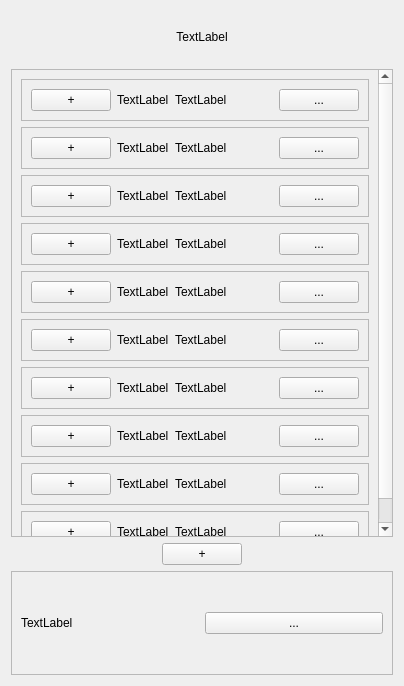
<?xml version="1.0" encoding="UTF-8"?>
<ui version="4.0">
 <class>Form</class>
 <widget class="QWidget" name="Form">
  <property name="geometry">
   <rect>
    <x>0</x>
    <y>0</y>
    <width>404</width>
    <height>686</height>
   </rect>
  </property>
  <property name="windowTitle">
   <string>Form</string>
  </property>
  <layout class="QVBoxLayout" name="verticalLayout" stretch="1,9,1,2">
   <item>
    <layout class="QHBoxLayout" name="containerTitle">
     <item>
      <widget class="QLabel" name="labelTitleCard">
       <property name="text">
        <string>TextLabel</string>
       </property>
       <property name="alignment">
        <set>Qt::AlignCenter</set>
       </property>
      </widget>
     </item>
    </layout>
   </item>
   <item>
    <widget class="QScrollArea" name="scrollAreaRooms">
     <property name="widgetResizable">
      <bool>true</bool>
     </property>
     <widget class="QWidget" name="scrollAreaWidgetContents_2">
      <property name="geometry">
       <rect>
        <x>0</x>
        <y>0</y>
        <width>367</width>
        <height>542</height>
       </rect>
      </property>
      <layout class="QVBoxLayout" name="verticalLayout_2">
       <item>
        <widget class="QFrame" name="frameRoom_3">
         <property name="frameShape">
          <enum>QFrame::StyledPanel</enum>
         </property>
         <property name="frameShadow">
          <enum>QFrame::Raised</enum>
         </property>
         <layout class="QHBoxLayout" name="horizontalLayout_4">
          <item>
           <widget class="QPushButton" name="btnAddBed_3">
            <property name="text">
             <string>+</string>
            </property>
           </widget>
          </item>
          <item>
           <widget class="QLabel" name="labelRoomName_3">
            <property name="text">
             <string>TextLabel</string>
            </property>
           </widget>
          </item>
          <item>
           <layout class="QVBoxLayout" name="vBoxVolSameRoom_3">
            <item>
             <layout class="QHBoxLayout" name="hBoxNameVolBtnMenu_3" stretch="1,0">
              <item>
               <widget class="QLabel" name="labelNameVol_3">
                <property name="text">
                 <string>TextLabel</string>
                </property>
               </widget>
              </item>
              <item>
               <widget class="QPushButton" name="btnMenu_3">
                <property name="text">
                 <string>...</string>
                </property>
               </widget>
              </item>
             </layout>
            </item>
           </layout>
          </item>
         </layout>
        </widget>
       </item>
       <item>
        <widget class="QFrame" name="frameRoom_9">
         <property name="frameShape">
          <enum>QFrame::StyledPanel</enum>
         </property>
         <property name="frameShadow">
          <enum>QFrame::Raised</enum>
         </property>
         <layout class="QHBoxLayout" name="horizontalLayout_10">
          <item>
           <widget class="QPushButton" name="btnAddBed_9">
            <property name="text">
             <string>+</string>
            </property>
           </widget>
          </item>
          <item>
           <widget class="QLabel" name="labelRoomName_9">
            <property name="text">
             <string>TextLabel</string>
            </property>
           </widget>
          </item>
          <item>
           <layout class="QVBoxLayout" name="vBoxVolSameRoom_9">
            <item>
             <layout class="QHBoxLayout" name="hBoxNameVolBtnMenu_9" stretch="1,0">
              <item>
               <widget class="QLabel" name="labelNameVol_9">
                <property name="text">
                 <string>TextLabel</string>
                </property>
               </widget>
              </item>
              <item>
               <widget class="QPushButton" name="btnMenu_9">
                <property name="text">
                 <string>...</string>
                </property>
               </widget>
              </item>
             </layout>
            </item>
           </layout>
          </item>
         </layout>
        </widget>
       </item>
       <item>
        <widget class="QFrame" name="frameRoom_2">
         <property name="frameShape">
          <enum>QFrame::StyledPanel</enum>
         </property>
         <property name="frameShadow">
          <enum>QFrame::Raised</enum>
         </property>
         <layout class="QHBoxLayout" name="horizontalLayout_3">
          <item>
           <widget class="QPushButton" name="btnAddBed_2">
            <property name="text">
             <string>+</string>
            </property>
           </widget>
          </item>
          <item>
           <widget class="QLabel" name="labelRoomName_2">
            <property name="text">
             <string>TextLabel</string>
            </property>
           </widget>
          </item>
          <item>
           <layout class="QVBoxLayout" name="vBoxVolSameRoom_2">
            <item>
             <layout class="QHBoxLayout" name="hBoxNameVolBtnMenu_2" stretch="1,0">
              <item>
               <widget class="QLabel" name="labelNameVol_2">
                <property name="text">
                 <string>TextLabel</string>
                </property>
               </widget>
              </item>
              <item>
               <widget class="QPushButton" name="btnMenu_2">
                <property name="text">
                 <string>...</string>
                </property>
               </widget>
              </item>
             </layout>
            </item>
           </layout>
          </item>
         </layout>
        </widget>
       </item>
       <item>
        <widget class="QFrame" name="frameRoom_4">
         <property name="frameShape">
          <enum>QFrame::StyledPanel</enum>
         </property>
         <property name="frameShadow">
          <enum>QFrame::Raised</enum>
         </property>
         <layout class="QHBoxLayout" name="horizontalLayout_5">
          <item>
           <widget class="QPushButton" name="btnAddBed_4">
            <property name="text">
             <string>+</string>
            </property>
           </widget>
          </item>
          <item>
           <widget class="QLabel" name="labelRoomName_4">
            <property name="text">
             <string>TextLabel</string>
            </property>
           </widget>
          </item>
          <item>
           <layout class="QVBoxLayout" name="vBoxVolSameRoom_4">
            <item>
             <layout class="QHBoxLayout" name="hBoxNameVolBtnMenu_4" stretch="1,0">
              <item>
               <widget class="QLabel" name="labelNameVol_4">
                <property name="text">
                 <string>TextLabel</string>
                </property>
               </widget>
              </item>
              <item>
               <widget class="QPushButton" name="btnMenu_4">
                <property name="text">
                 <string>...</string>
                </property>
               </widget>
              </item>
             </layout>
            </item>
           </layout>
          </item>
         </layout>
        </widget>
       </item>
       <item>
        <widget class="QFrame" name="frameRoom_5">
         <property name="frameShape">
          <enum>QFrame::StyledPanel</enum>
         </property>
         <property name="frameShadow">
          <enum>QFrame::Raised</enum>
         </property>
         <layout class="QHBoxLayout" name="horizontalLayout_6">
          <item>
           <widget class="QPushButton" name="btnAddBed_5">
            <property name="text">
             <string>+</string>
            </property>
           </widget>
          </item>
          <item>
           <widget class="QLabel" name="labelRoomName_5">
            <property name="text">
             <string>TextLabel</string>
            </property>
           </widget>
          </item>
          <item>
           <layout class="QVBoxLayout" name="vBoxVolSameRoom_5">
            <item>
             <layout class="QHBoxLayout" name="hBoxNameVolBtnMenu_5" stretch="1,0">
              <item>
               <widget class="QLabel" name="labelNameVol_5">
                <property name="text">
                 <string>TextLabel</string>
                </property>
               </widget>
              </item>
              <item>
               <widget class="QPushButton" name="btnMenu_5">
                <property name="text">
                 <string>...</string>
                </property>
               </widget>
              </item>
             </layout>
            </item>
           </layout>
          </item>
         </layout>
        </widget>
       </item>
       <item>
        <widget class="QFrame" name="frameRoom_6">
         <property name="frameShape">
          <enum>QFrame::StyledPanel</enum>
         </property>
         <property name="frameShadow">
          <enum>QFrame::Raised</enum>
         </property>
         <layout class="QHBoxLayout" name="horizontalLayout_7">
          <item>
           <widget class="QPushButton" name="btnAddBed_6">
            <property name="text">
             <string>+</string>
            </property>
           </widget>
          </item>
          <item>
           <widget class="QLabel" name="labelRoomName_6">
            <property name="text">
             <string>TextLabel</string>
            </property>
           </widget>
          </item>
          <item>
           <layout class="QVBoxLayout" name="vBoxVolSameRoom_6">
            <item>
             <layout class="QHBoxLayout" name="hBoxNameVolBtnMenu_6" stretch="1,0">
              <item>
               <widget class="QLabel" name="labelNameVol_6">
                <property name="text">
                 <string>TextLabel</string>
                </property>
               </widget>
              </item>
              <item>
               <widget class="QPushButton" name="btnMenu_6">
                <property name="text">
                 <string>...</string>
                </property>
               </widget>
              </item>
             </layout>
            </item>
           </layout>
          </item>
         </layout>
        </widget>
       </item>
       <item>
        <widget class="QFrame" name="frameRoom_7">
         <property name="frameShape">
          <enum>QFrame::StyledPanel</enum>
         </property>
         <property name="frameShadow">
          <enum>QFrame::Raised</enum>
         </property>
         <layout class="QHBoxLayout" name="horizontalLayout_8">
          <item>
           <widget class="QPushButton" name="btnAddBed_7">
            <property name="text">
             <string>+</string>
            </property>
           </widget>
          </item>
          <item>
           <widget class="QLabel" name="labelRoomName_7">
            <property name="text">
             <string>TextLabel</string>
            </property>
           </widget>
          </item>
          <item>
           <layout class="QVBoxLayout" name="vBoxVolSameRoom_7">
            <item>
             <layout class="QHBoxLayout" name="hBoxNameVolBtnMenu_7" stretch="1,0">
              <item>
               <widget class="QLabel" name="labelNameVol_7">
                <property name="text">
                 <string>TextLabel</string>
                </property>
               </widget>
              </item>
              <item>
               <widget class="QPushButton" name="btnMenu_7">
                <property name="text">
                 <string>...</string>
                </property>
               </widget>
              </item>
             </layout>
            </item>
           </layout>
          </item>
         </layout>
        </widget>
       </item>
       <item>
        <widget class="QFrame" name="frameRoom_8">
         <property name="frameShape">
          <enum>QFrame::StyledPanel</enum>
         </property>
         <property name="frameShadow">
          <enum>QFrame::Raised</enum>
         </property>
         <layout class="QHBoxLayout" name="horizontalLayout_9">
          <item>
           <widget class="QPushButton" name="btnAddBed_8">
            <property name="text">
             <string>+</string>
            </property>
           </widget>
          </item>
          <item>
           <widget class="QLabel" name="labelRoomName_8">
            <property name="text">
             <string>TextLabel</string>
            </property>
           </widget>
          </item>
          <item>
           <layout class="QVBoxLayout" name="vBoxVolSameRoom_8">
            <item>
             <layout class="QHBoxLayout" name="hBoxNameVolBtnMenu_8" stretch="1,0">
              <item>
               <widget class="QLabel" name="labelNameVol_8">
                <property name="text">
                 <string>TextLabel</string>
                </property>
               </widget>
              </item>
              <item>
               <widget class="QPushButton" name="btnMenu_8">
                <property name="text">
                 <string>...</string>
                </property>
               </widget>
              </item>
             </layout>
            </item>
           </layout>
          </item>
         </layout>
        </widget>
       </item>
       <item>
        <widget class="QFrame" name="frameRoom">
         <property name="frameShape">
          <enum>QFrame::StyledPanel</enum>
         </property>
         <property name="frameShadow">
          <enum>QFrame::Raised</enum>
         </property>
         <layout class="QHBoxLayout" name="horizontalLayout_2">
          <item>
           <widget class="QPushButton" name="btnAddBed">
            <property name="text">
             <string>+</string>
            </property>
           </widget>
          </item>
          <item>
           <widget class="QLabel" name="labelRoomName">
            <property name="text">
             <string>TextLabel</string>
            </property>
           </widget>
          </item>
          <item>
           <layout class="QVBoxLayout" name="vBoxVolSameRoom">
            <item>
             <layout class="QHBoxLayout" name="hBoxNameVolBtnMenu" stretch="1,0">
              <item>
               <widget class="QLabel" name="labelNameVol">
                <property name="text">
                 <string>TextLabel</string>
                </property>
               </widget>
              </item>
              <item>
               <widget class="QPushButton" name="btnMenu">
                <property name="text">
                 <string>...</string>
                </property>
               </widget>
              </item>
             </layout>
            </item>
           </layout>
          </item>
         </layout>
        </widget>
       </item>
       <item>
        <widget class="QFrame" name="frameRoom_10">
         <property name="frameShape">
          <enum>QFrame::StyledPanel</enum>
         </property>
         <property name="frameShadow">
          <enum>QFrame::Raised</enum>
         </property>
         <layout class="QHBoxLayout" name="horizontalLayout_11">
          <item>
           <widget class="QPushButton" name="btnAddBed_10">
            <property name="text">
             <string>+</string>
            </property>
           </widget>
          </item>
          <item>
           <widget class="QLabel" name="labelRoomName_10">
            <property name="text">
             <string>TextLabel</string>
            </property>
           </widget>
          </item>
          <item>
           <layout class="QVBoxLayout" name="vBoxVolSameRoom_10">
            <item>
             <layout class="QHBoxLayout" name="hBoxNameVolBtnMenu_11" stretch="1,0">
              <item>
               <widget class="QLabel" name="labelNameVol_11">
                <property name="text">
                 <string>TextLabel</string>
                </property>
               </widget>
              </item>
              <item>
               <widget class="QPushButton" name="btnMenu_11">
                <property name="text">
                 <string>...</string>
                </property>
               </widget>
              </item>
             </layout>
            </item>
           </layout>
          </item>
         </layout>
        </widget>
       </item>
      </layout>
     </widget>
    </widget>
   </item>
   <item>
    <layout class="QHBoxLayout" name="containerAddRoomBtn">
     <item>
      <widget class="QPushButton" name="btnAddRoom">
       <property name="sizePolicy">
        <sizepolicy hsizetype="Fixed" vsizetype="Fixed">
         <horstretch>0</horstretch>
         <verstretch>0</verstretch>
        </sizepolicy>
       </property>
       <property name="text">
        <string>+</string>
       </property>
      </widget>
     </item>
    </layout>
   </item>
   <item>
    <widget class="QScrollArea" name="scrollAreaNoRoom">
     <property name="widgetResizable">
      <bool>true</bool>
     </property>
     <widget class="QWidget" name="scrollAreaWidgetContents">
      <property name="geometry">
       <rect>
        <x>0</x>
        <y>0</y>
        <width>384</width>
        <height>98</height>
       </rect>
      </property>
      <layout class="QHBoxLayout" name="horizontalLayout">
       <item>
        <layout class="QVBoxLayout" name="vBoxWithoutRoomList">
         <item>
          <layout class="QHBoxLayout" name="hBoxWithoutRoom">
           <item>
            <widget class="QLabel" name="label">
             <property name="text">
              <string>TextLabel</string>
             </property>
            </widget>
           </item>
           <item>
            <widget class="QPushButton" name="pushButton">
             <property name="text">
              <string>...</string>
             </property>
            </widget>
           </item>
          </layout>
         </item>
        </layout>
       </item>
      </layout>
     </widget>
    </widget>
   </item>
  </layout>
 </widget>
 <resources/>
 <connections/>
</ui>
